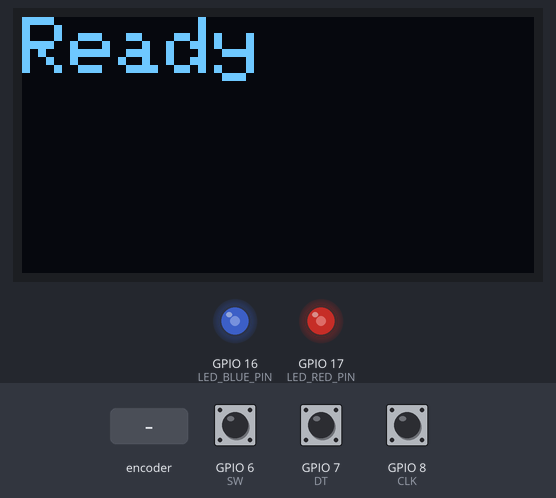
Recording of a program running on a simulated ESP32-S3. Parts: 128×64 one-colour display, output pins drawn as LEDs (lit = HIGH). Inputs (shaded band) come from the test bench; at power-on: GPIO 6 (SW) HIGH, GPIO 7 (DT) HIGH, GPIO 8 (CLK) HIGH. Pins used as bus, display or sensor lines are not drawn; what the program prints to the serial monitor is not drawn.

Above: at 1.2 s.
1.3 s: rotary encoder on GPIO 8 (CLK) / GPIO 7 (DT) turned 2 steps (second pin leading)
At 2.2 s:
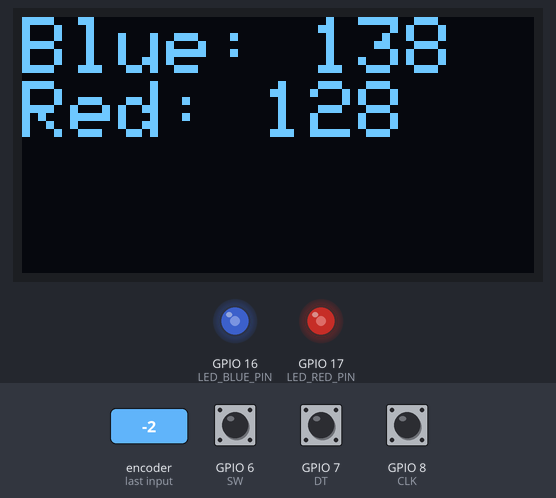
3.2 s: rotary encoder on GPIO 8 (CLK) / GPIO 7 (DT) turned 3 steps (first pin leading)
At 4.1 s:
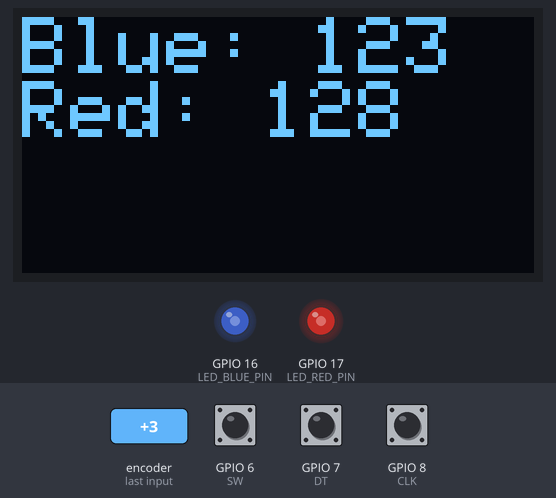
Timing chart, 0 to 6.2 s (numbered marks = the images above; inputs shaded):
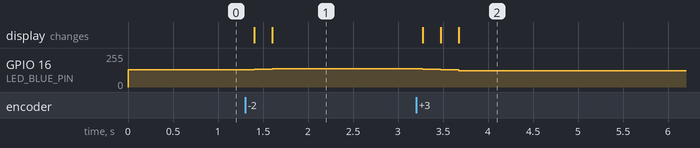

Measured:
- after the input at 1.3 s, GPIO 16 (LED_BLUE_PIN): 128/255 → 132/255 after 0.10 s, → 137/255 0.20 s later; the display: first differs from a run without the input after 0.10 s (image 1 shows a later state)
- after the input at 3.2 s, GPIO 16 (LED_BLUE_PIN): 137/255 → 132/255 after 0.08 s, → 128/255 0.20 s later, → 123/255 0.20 s later; the display: first differs from a run without the input after 0.08 s (image 2 shows a later state)

The program:

main.cpp
```cpp
#include <Arduino.h>
#include <Wire.h>
#include <Adafruit_GFX.h>
#include <Adafruit_SSD1306.h>

#define SENSOR_SUPPLY 47
#define USUP_POWER_PIN 2

#define OLED_ADDR 0x3C
#define SCREEN_WIDTH 128
#define SCREEN_HEIGHT 64
Adafruit_SSD1306 display(SCREEN_WIDTH, SCREEN_HEIGHT, &Wire, -1);

#define CLK 8
#define DT 7
#define SW 6

#define PWM_CHANNEL 0
#define PWM_FREQ 5000
#define LED_BLUE_PIN 16
#define LED_RED_PIN 17
#define PWM_RESOLUTION 8

// ---------------------------

int brightnessBlue = 128; // počáteční jas LED (50 %)
int brightnessRed = 128;  // počáteční jas LED (50 %)
int stepSize = 5;         // krok změny jasu při otočení enkodéru

int currentStateCLK;
int lastStateCLK;
String currentDir = "";
unsigned long lastButtonPress = 0;
bool buttonPressed = false;
bool adjustingBlue = true; // true = nastavujeme modrou, false = nastavujeme červenou

void updateLedBrightness()
{
  brightnessBlue = constrain(brightnessBlue, 0, 255);
  brightnessRed = constrain(brightnessRed, 0, 255);
  ledcWrite(PWM_CHANNEL, brightnessBlue);
  ledcWrite(PWM_CHANNEL + 1, brightnessRed);

  Serial.print("Brightness Blue: ");
  Serial.print(brightnessBlue);
  Serial.print(" / 255  (");
  Serial.print((brightnessBlue * 100) / 255);
  Serial.println("%)");

  Serial.print("Brightness Red: ");
  Serial.print(brightnessRed);
  Serial.print(" / 255  (");
  Serial.print((brightnessRed * 100) / 255);
  Serial.println("%)");
}

void updateDisplay()
{
  display.clearDisplay();
  display.setTextSize(2);
  display.setCursor(0, 0);
  display.print("Blue: ");
  display.println(brightnessBlue);
  display.print("Red: ");
  display.println(brightnessRed);
  display.display();
}

void setup()
{
  Serial.begin(115200);
  while (!Serial)
    ;

  pinMode(USUP_POWER_PIN, OUTPUT);
  digitalWrite(USUP_POWER_PIN, HIGH);

  pinMode(SENSOR_SUPPLY, OUTPUT);
  digitalWrite(SENSOR_SUPPLY, HIGH);

  Wire.begin(42, 2); // I2C piny ESP32-S3

  // Enkodér
  pinMode(CLK, INPUT_PULLUP);
  pinMode(DT, INPUT_PULLUP);
  pinMode(SW, INPUT_PULLUP);

  // PWM pro LED
  ledcSetup(PWM_CHANNEL, PWM_FREQ, PWM_RESOLUTION);
  ledcAttachPin(LED_BLUE_PIN, PWM_CHANNEL);
  ledcSetup(PWM_CHANNEL + 1, PWM_FREQ, PWM_RESOLUTION);
  ledcAttachPin(LED_RED_PIN, PWM_CHANNEL + 1);

  lastStateCLK = digitalRead(CLK);

  updateLedBrightness();

  if (!display.begin(SSD1306_SWITCHCAPVCC, OLED_ADDR))
  {
    Serial.println(F("SSD1306 allocation failed"));
    while (1)
      ;
  }

  display.clearDisplay();
  display.setTextColor(SSD1306_WHITE);
  display.setTextSize(2); // Velké písmo
  display.setCursor(0, 0);
  display.println("Ready");
  display.display();
}

void loop()
{
  currentStateCLK = digitalRead(CLK);

  if (currentStateCLK != lastStateCLK && currentStateCLK == 1)
  {
    if (digitalRead(DT) != currentStateCLK)
    {
      if (adjustingBlue && brightnessBlue > 0)
      {
        if (brightnessBlue <= stepSize)
          brightnessBlue = 0;
        else
        {
          brightnessBlue -= stepSize;
        }
      }
      else if (!adjustingBlue && brightnessRed > 0)
      {
        if (brightnessRed <= stepSize)
          brightnessRed = 0;
        else
        {
          brightnessRed -= stepSize;
        }
      }
    }
    else
    {
      if (adjustingBlue && brightnessBlue < 255)
        brightnessBlue += stepSize;
      else if (!adjustingBlue && brightnessRed < 255)
        brightnessRed += stepSize;
    }
    updateDisplay();
  }

  brightnessBlue = constrain(brightnessBlue, 0, 255);
  brightnessRed = constrain(brightnessRed, 0, 255);

  ledcWrite(PWM_CHANNEL, brightnessBlue);
  ledcWrite(PWM_CHANNEL + 1, brightnessRed);
  lastStateCLK = currentStateCLK;
  if (digitalRead(SW) == LOW && !buttonPressed && millis() - lastButtonPress > 50)
  {
    buttonPressed = true;
    lastButtonPress = millis();
    adjustingBlue = !adjustingBlue;
  }
  if (digitalRead(SW) == HIGH)
  {
    buttonPressed = false;
  }

  delay(1);
}
```
